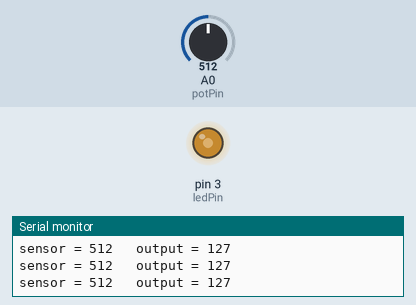
Simulated run of this sketch. Board: Arduino Uno, built with avr-gcc and run on an emulated ATmega328P. Shown: output pins drawn as LEDs (lit = HIGH), the last lines printed to the serial monitor. Inputs (shaded band) come from the test bench; at power-on: A0 (potPin) = 512.

Above: at 1.2 s.
1.3 s: A0 (potPin) set to 420
At 2.3 s:
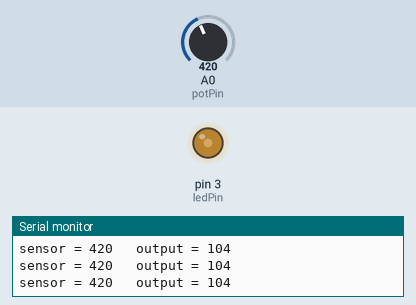
4.3 s: A0 (potPin) set to 383
At 5.8 s:
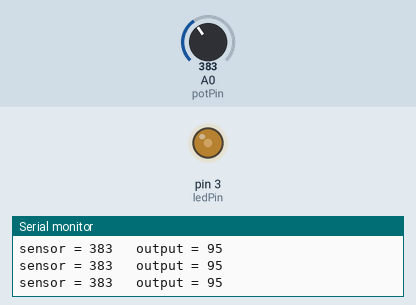
7.3 s: A0 (potPin) set to 716
At 8.3 s:
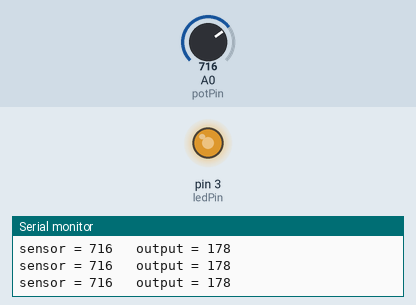
8.8 s: A0 (potPin) set to 989
At 10.0 s:
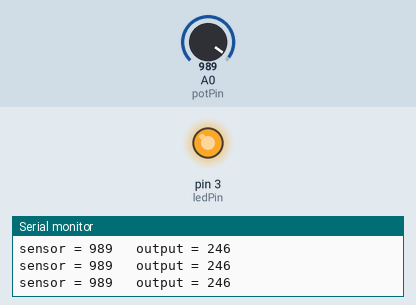
10.3 s: A0 (potPin) set to 1015
At 11.7 s:
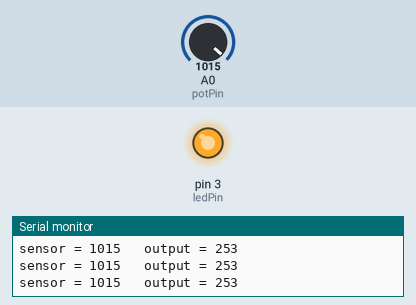
13.3 s: A0 (potPin) set to 122
At 14.6 s:
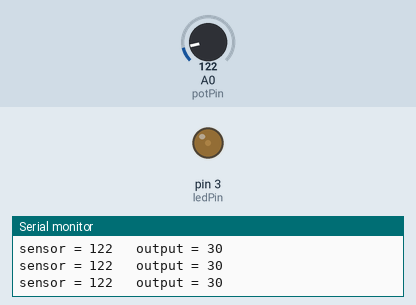
Timing chart, 0 to 15.8 s (numbered marks = the images above; inputs shaded):
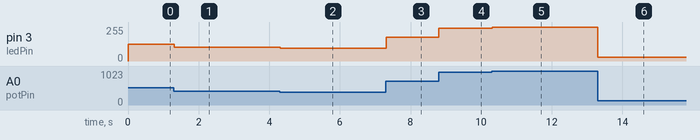

The sketch:

main.ino
```cpp
#define ledPin 3
#define potPin A0

int sensorValue = 0;
int outputValue = 0;

void setup() {
  Serial.begin(9600);

  pinMode(ledPin, OUTPUT);
  pinMode(potPin, INPUT);

}

void loop() {
  sensorValue = analogRead(potPin);
  outputValue = map(sensorValue, 0, 1023, 0, 255);
  analogWrite(ledPin, outputValue);

  Serial.print("sensor = ");
  Serial.print(sensorValue);
  Serial.print("\t output = ");
  Serial.println(outputValue);

  delay(10);


}
```

Measured:
- after the input at 1.3 s, pin 3 (ledPin): 127/255 → 104/255 at once
- after the input at 4.3 s, pin 3 (ledPin): 104/255 → 95/255 at once
- after the input at 7.3 s, pin 3 (ledPin): 95/255 → 178/255 at once
- after the input at 8.8 s, pin 3 (ledPin): 178/255 → 246/255 at once
- after the input at 10.3 s, pin 3 (ledPin): 246/255 → 253/255 at once
- after the input at 13.3 s, pin 3 (ledPin): 253/255 → 30/255 at once
